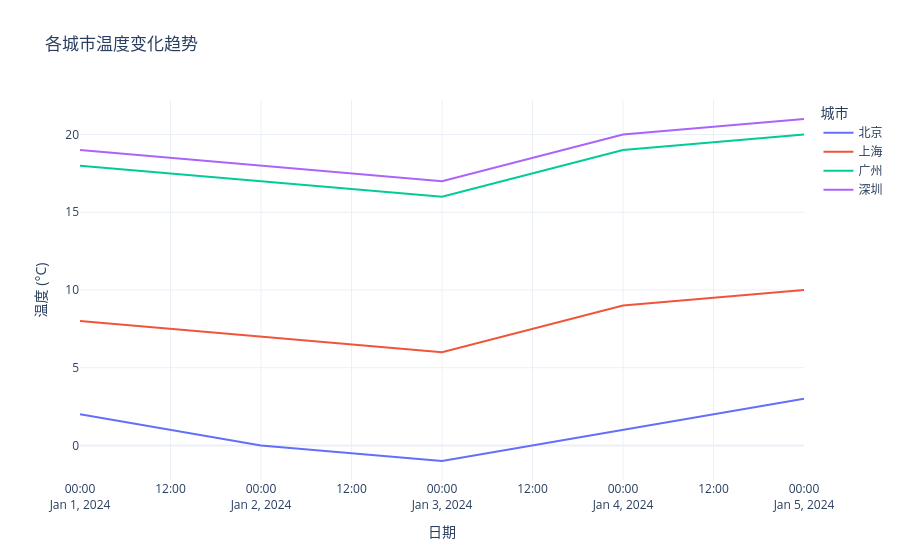

Here is the notebook cell this chart was saved with:
### Markdown cell above
## 3. 交互式折线图

### Code cell
# 创建交互式折线图
fig = px.line(df, x='date', y='temperature', color='city', title='各城市温度变化趋势', labels={'date': '日期', 'temperature': '温度 (°C)', 'city': '城市'}, hover_data=['humidity', 'wind_speed'])

# 美化图表
fig.update_layout(xaxis_title='日期', yaxis_title='温度 (°C)', legend_title='城市', template='plotly_white', hovermode='x unified')

# 显示图表
fig.show()

### Figure 1 — Plotly figure (JSON) as saved in the notebook; plotly's stock layout.template omitted (floating-point values rounded to 4 significant figures)
{"data": [{"customdata": [[45, 12], [50, 15], [48, 14], [43, 11], [40, 10]], "hovertemplate": "城市=北京<br>日期=%{x}<br>温度 (°C)=%{y}<br>humidity=%{customdata[0]}<br>wind_speed=%{customdata[1]}<extra></extra>", "legendgroup": "北京", "line": {"color": "#636efa", "dash": "solid"}, "marker": {"symbol": "circle"}, "mode": "lines", "name": "北京", "orientation": "v", "showlegend": true, "type": "scatter", "x": ["2024-01-01T00:00:00.000000000", "2024-01-02T00:00:00.000000000", "2024-01-03T00:00:00.000000000", "2024-01-04T00:00:00.000000000", "2024-01-05T00:00:00.000000000"], "xaxis": "x", "y": [2, 0, -1, 1, 3], "yaxis": "y"}, {"customdata": [[60, 8], [65, 10], [62, 9], [58, 7], [55, 6]], "hovertemplate": "城市=上海<br>日期=%{x}<br>温度 (°C)=%{y}<br>humidity=%{customdata[0]}<br>wind_speed=%{customdata[1]}<extra></extra>", "legendgroup": "上海", "line": {"color": "#EF553B", "dash": "solid"}, "marker": {"symbol": "circle"}, "mode": "lines", "name": "上海", "orientation": "v", "showlegend": true, "type": "scatter", "x": ["2024-01-01T00:00:00.000000000", "2024-01-02T00:00:00.000000000", "2024-01-03T00:00:00.000000000", "2024-01-04T00:00:00.000000000", "2024-01-05T00:00:00.000000000"], "xaxis": "x", "y": [8, 7, 6, 9, 10], "yaxis": "y"}, {"customdata": [[75, 6], [78, 5], [80, 4], [73, 7], [70, 8]], "hovertemplate": "城市=广州<br>日期=%{x}<br>温度 (°C)=%{y}<br>humidity=%{customdata[0]}<br>wind_speed=%{customdata[1]}<extra></extra>", "legendgroup": "广州", "line": {"color": "#00cc96", "dash": "solid"}, "marker": {"symbol": "circle"}, "mode": "lines", "name": "广州", "orientation": "v", "showlegend": true, "type": "scatter", "x": ["2024-01-01T00:00:00.000000000", "2024-01-02T00:00:00.000000000", "2024-01-03T00:00:00.000000000", "2024-01-04T00:00:00.000000000", "2024-01-05T00:00:00.000000000"], "xaxis": "x", "y": [18, 17, 16, 19, 20], "yaxis": "y"}, {"customdata": [[72, 7], [75, 6], [77, 5], [70, 8], [68, 9]], "hovertemplate": "城市=深圳<br>日期=%{x}<br>温度 (°C)=%{y}<br>humidity=%{customdata[0]}<br>wind_speed=%{customdata[1]}<extra></extra>", "legendgroup": "深圳", "line": {"color": "#ab63fa", "dash": "solid"}, "marker": {"symbol": "circle"}, "mode": "lines", "name": "深圳", "orientation": "v", "showlegend": true, "type": "scatter", "x": ["2024-01-01T00:00:00.000000000", "2024-01-02T00:00:00.000000000", "2024-01-03T00:00:00.000000000", "2024-01-04T00:00:00.000000000", "2024-01-05T00:00:00.000000000"], "xaxis": "x", "y": [19, 18, 17, 20, 21], "yaxis": "y"}], "layout": {"hovermode": "x unified", "legend": {"title": {"text": "城市"}, "tracegroupgap": 0}, "title": {"text": "各城市温度变化趋势"}, "xaxis": {"anchor": "y", "domain": [0, 1], "title": {"text": "日期"}}, "yaxis": {"anchor": "x", "domain": [0, 1], "title": {"text": "温度 (°C)"}}}}
